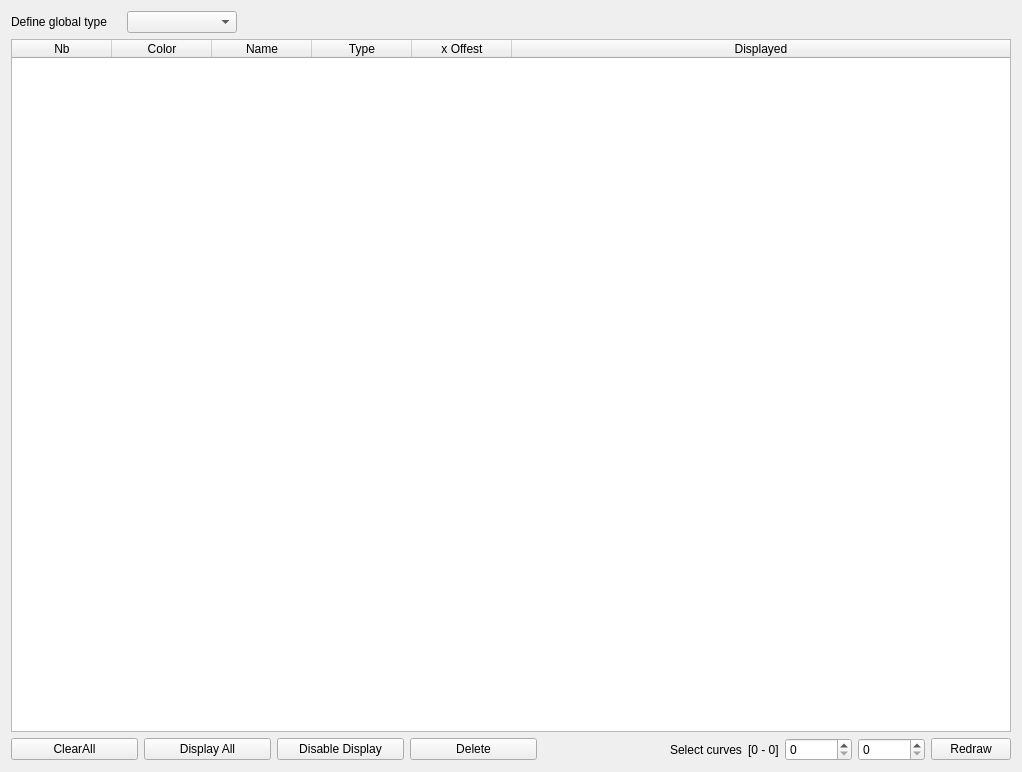
<?xml version="1.0" encoding="UTF-8"?>
<ui version="4.0">
 <class>CurveListWidget</class>
 <widget class="QWidget" name="CurveListWidget">
  <property name="geometry">
   <rect>
    <x>0</x>
    <y>0</y>
    <width>1022</width>
    <height>772</height>
   </rect>
  </property>
  <property name="windowTitle">
   <string>Form</string>
  </property>
  <layout class="QGridLayout" name="gridLayout">
   <item row="1" column="0">
    <layout class="QHBoxLayout" name="horizontalLayout_6">
     <item>
      <widget class="QTableWidget" name="table_curve">
       <property name="editTriggers">
        <set>QAbstractItemView::NoEditTriggers</set>
       </property>
       <property name="showDropIndicator" stdset="0">
        <bool>true</bool>
       </property>
       <property name="alternatingRowColors">
        <bool>true</bool>
       </property>
       <property name="rowCount">
        <number>0</number>
       </property>
       <property name="columnCount">
        <number>6</number>
       </property>
       <attribute name="horizontalHeaderCascadingSectionResizes">
        <bool>true</bool>
       </attribute>
       <attribute name="horizontalHeaderStretchLastSection">
        <bool>true</bool>
       </attribute>
       <attribute name="verticalHeaderVisible">
        <bool>false</bool>
       </attribute>
       <column>
        <property name="text">
         <string>Nb</string>
        </property>
       </column>
       <column>
        <property name="text">
         <string>Color</string>
        </property>
       </column>
       <column>
        <property name="text">
         <string>Name</string>
        </property>
       </column>
       <column>
        <property name="text">
         <string>Type</string>
        </property>
       </column>
       <column>
        <property name="text">
         <string>x Offest</string>
        </property>
       </column>
       <column>
        <property name="text">
         <string>Displayed</string>
        </property>
       </column>
      </widget>
     </item>
    </layout>
   </item>
   <item row="3" column="0">
    <layout class="QHBoxLayout" name="horizontalLayout_2">
     <item>
      <widget class="QPushButton" name="clearall">
       <property name="sizePolicy">
        <sizepolicy hsizetype="MinimumExpanding" vsizetype="Fixed">
         <horstretch>0</horstretch>
         <verstretch>0</verstretch>
        </sizepolicy>
       </property>
       <property name="maximumSize">
        <size>
         <width>16777215</width>
         <height>16777215</height>
        </size>
       </property>
       <property name="text">
        <string>ClearAll</string>
       </property>
      </widget>
     </item>
     <item>
      <widget class="QPushButton" name="displayall">
       <property name="sizePolicy">
        <sizepolicy hsizetype="MinimumExpanding" vsizetype="Fixed">
         <horstretch>0</horstretch>
         <verstretch>0</verstretch>
        </sizepolicy>
       </property>
       <property name="maximumSize">
        <size>
         <width>16777215</width>
         <height>16777215</height>
        </size>
       </property>
       <property name="text">
        <string>Display All</string>
       </property>
      </widget>
     </item>
     <item>
      <widget class="QPushButton" name="displayoff">
       <property name="sizePolicy">
        <sizepolicy hsizetype="MinimumExpanding" vsizetype="Fixed">
         <horstretch>0</horstretch>
         <verstretch>0</verstretch>
        </sizepolicy>
       </property>
       <property name="maximumSize">
        <size>
         <width>16777215</width>
         <height>16777215</height>
        </size>
       </property>
       <property name="text">
        <string>Disable Display</string>
       </property>
      </widget>
     </item>
     <item>
      <widget class="QPushButton" name="deleteCurve">
       <property name="sizePolicy">
        <sizepolicy hsizetype="MinimumExpanding" vsizetype="Fixed">
         <horstretch>0</horstretch>
         <verstretch>0</verstretch>
        </sizepolicy>
       </property>
       <property name="maximumSize">
        <size>
         <width>16777215</width>
         <height>16777215</height>
        </size>
       </property>
       <property name="text">
        <string>Delete</string>
       </property>
      </widget>
     </item>
     <item>
      <spacer name="horizontalSpacer_3">
       <property name="orientation">
        <enum>Qt::Horizontal</enum>
       </property>
       <property name="sizeHint" stdset="0">
        <size>
         <width>40</width>
         <height>20</height>
        </size>
       </property>
      </spacer>
     </item>
     <item>
      <widget class="QLabel" name="label_sel_curves">
       <property name="text">
        <string>Select curves</string>
       </property>
      </widget>
     </item>
     <item>
      <widget class="QLabel" name="label_range">
       <property name="text">
        <string>[0 - 0]</string>
       </property>
      </widget>
     </item>
     <item>
      <widget class="QSpinBox" name="curveStart">
       <property name="maximum">
        <number>1000000</number>
       </property>
      </widget>
     </item>
     <item>
      <widget class="QSpinBox" name="curveEnd">
       <property name="maximum">
        <number>1000000</number>
       </property>
      </widget>
     </item>
     <item>
      <widget class="QPushButton" name="redraw">
       <property name="text">
        <string>Redraw</string>
       </property>
      </widget>
     </item>
    </layout>
   </item>
   <item row="0" column="0">
    <layout class="QHBoxLayout" name="horizontalLayout">
     <property name="sizeConstraint">
      <enum>QLayout::SetMaximumSize</enum>
     </property>
     <item>
      <widget class="QLabel" name="label">
       <property name="minimumSize">
        <size>
         <width>110</width>
         <height>0</height>
        </size>
       </property>
       <property name="text">
        <string>Define global type</string>
       </property>
      </widget>
     </item>
     <item>
      <widget class="QComboBox" name="type_box">
       <property name="minimumSize">
        <size>
         <width>110</width>
         <height>0</height>
        </size>
       </property>
       <property name="maximumSize">
        <size>
         <width>110</width>
         <height>16777215</height>
        </size>
       </property>
      </widget>
     </item>
     <item>
      <spacer name="horizontalSpacer">
       <property name="orientation">
        <enum>Qt::Horizontal</enum>
       </property>
       <property name="sizeType">
        <enum>QSizePolicy::Expanding</enum>
       </property>
       <property name="sizeHint" stdset="0">
        <size>
         <width>40</width>
         <height>20</height>
        </size>
       </property>
      </spacer>
     </item>
    </layout>
   </item>
  </layout>
 </widget>
 <resources/>
 <connections/>
</ui>
